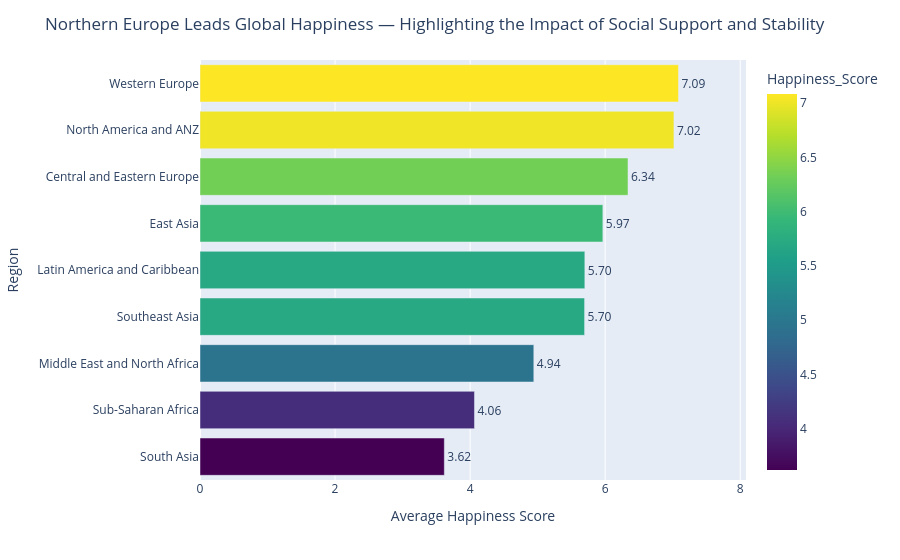

The notebook cell this image was saved under:
### Code cell
# Task 1: Regional comparison bar chart
# -------------------------------------

# Step 1: Compute average happiness score by region
region_avg = (df.groupby('Region')['Happiness_Score']
              .mean()
              .reset_index()
              .sort_values('Happiness_Score',ascending=False))

# Step 2: Build horizontal bar chart
fig = px.bar(
    region_avg,
    x='Happiness_Score',
    y='Region',
    orientation='h',
    text='Happiness_Score',
    color='Happiness_Score',  # adds visual gradient
    color_continuous_scale='Viridis'
)

# Step 3: Improve design
fig.update_layout(
title="Northern Europe Leads Global Happiness — Highlighting the Impact of Social Support and Stability",
    xaxis_title="Average Happiness Score",
    yaxis_title="Region",
    xaxis=dict(range=[0, region_avg['Happiness_Score'].max() + 1])  # zero baseline
)

# Make labels cleaner
fig.update_traces(
    texttemplate='%{text:.2f}',
    textposition='outside'
)

# Reverse y-axis so highest appears at the top
fig.update_layout(yaxis=dict(autorange="reversed"))

fig.show()

### Figure 1 — Plotly figure (JSON) as saved in the notebook; plotly's stock layout.template omitted (floating-point values rounded to 4 significant figures)
{"data": [{"hovertemplate": "Happiness_Score=%{marker.color}<br>Region=%{y}<extra></extra>", "legendgroup": "", "marker": {"color": [7.086, 7.018, 6.338, 5.966, 5.699, 5.695, 4.943, 4.065, 3.618], "coloraxis": "coloraxis", "pattern": {"shape": ""}}, "name": "", "orientation": "h", "showlegend": false, "text": [7.086, 7.018, 6.338, 5.966, 5.699, 5.695, 4.943, 4.065, 3.618], "textposition": "outside", "texttemplate": "%{text:.2f}", "type": "bar", "x": [7.086, 7.018, 6.338, 5.966, 5.699, 5.695, 4.943, 4.065, 3.618], "xaxis": "x", "y": ["Western Europe", "North America and ANZ", "Central and Eastern Europe", "East Asia", "Latin America and Caribbean", "Southeast Asia", "Middle East and North Africa", "Sub-Saharan Africa", "South Asia"], "yaxis": "y"}], "layout": {"barmode": "relative", "coloraxis": {"colorbar": {"title": {"text": "Happiness_Score"}}, "colorscale": [[0, "#440154"], [0.1111, "#482878"], [0.2222, "#3e4989"], [0.3333, "#31688e"], [0.4444, "#26828e"], [0.5556, "#1f9e89"], [0.6667, "#35b779"], [0.7778, "#6ece58"], [0.8889, "#b5de2b"], [1, "#fde725"]]}, "legend": {"tracegroupgap": 0}, "margin": {"t": 60}, "title": {"text": "Northern Europe Leads Global Happiness — Highlighting the Impact of Social Support and Stability"}, "xaxis": {"anchor": "y", "domain": [0, 1], "range": [0, 8.086], "title": {"text": "Average Happiness Score"}}, "yaxis": {"anchor": "x", "autorange": "reversed", "domain": [0, 1], "title": {"text": "Region"}}}}
